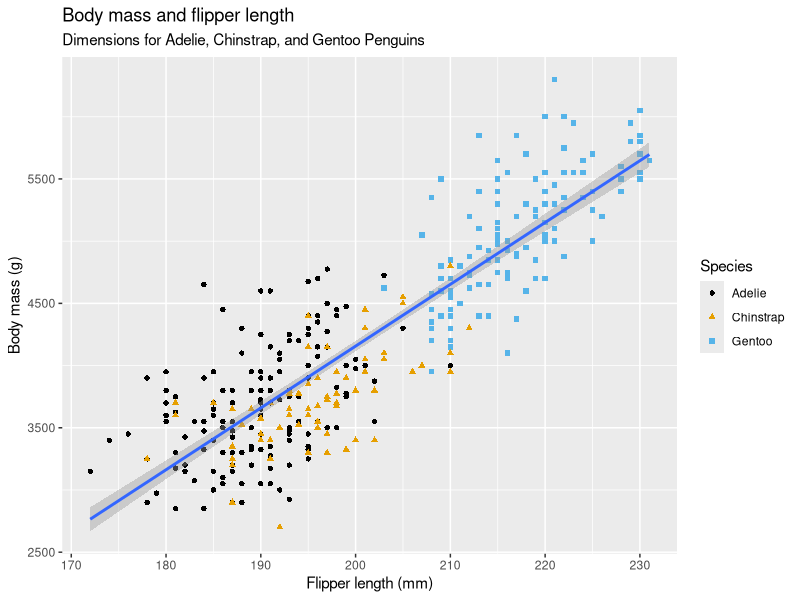
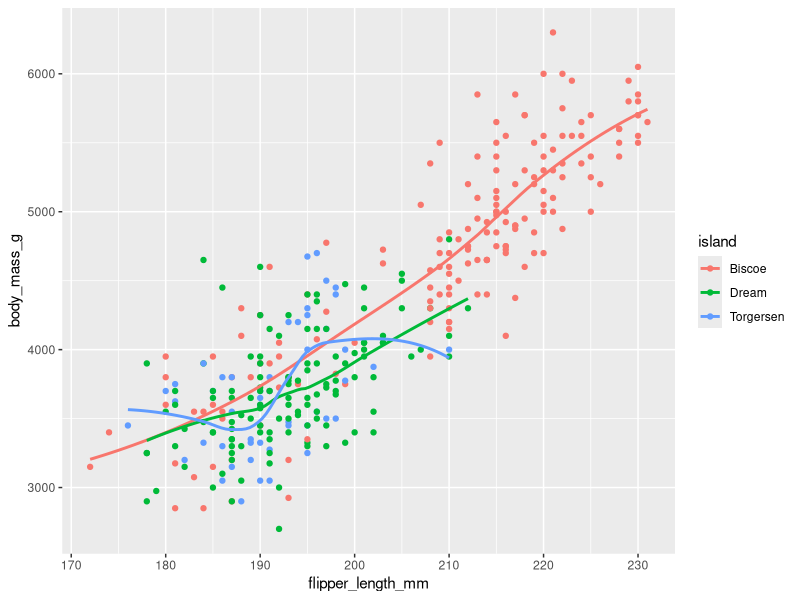

Source code (R) for these figures, in order:
library(tidyverse)
library(ggplot2)
library(ggthemes)
library(palmerpenguins)

glimpse(penguins)

ggplot(
  data = penguins,
  mapping = aes(x = flipper_length_mm, y = body_mass_g)
) +
  geom_point(mapping = aes(color = species, shape = species)) +
  geom_smooth(method = "lm") +
  labs(
    title = "Body mass and flipper length",
    subtitle = "Dimensions for Adelie, Chinstrap, and Gentoo Penguins",
    x = "Flipper length (mm)", y = "Body mass (g)",
    color = "Species", shape = "Species"
  ) +
  scale_color_colorblind()

ggplot(
  data = penguins,
  mapping = aes(x = flipper_length_mm, y = body_mass_g, color = island)
) +
  geom_point() +
  geom_smooth(se = FALSE)
